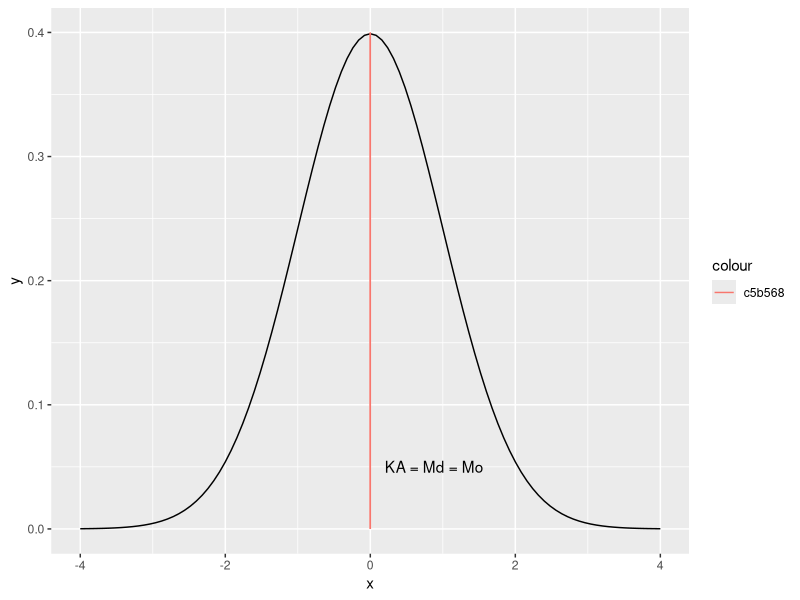
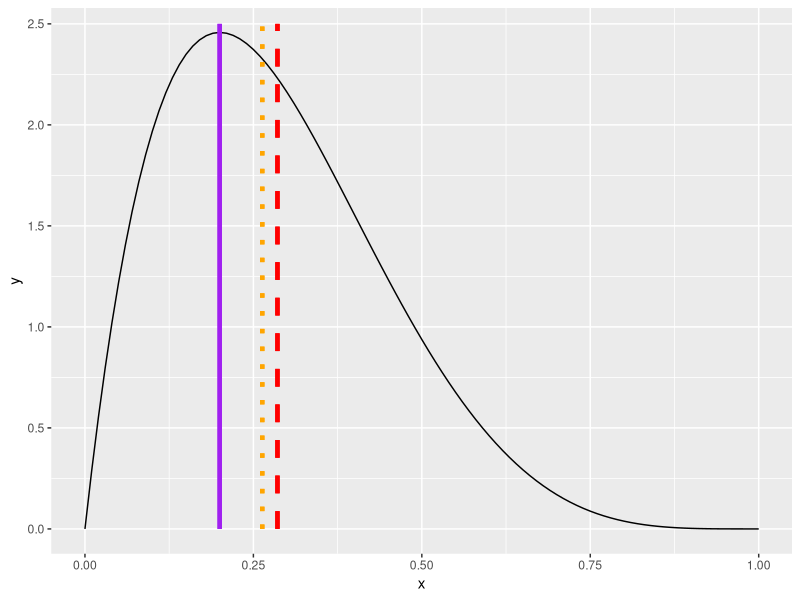
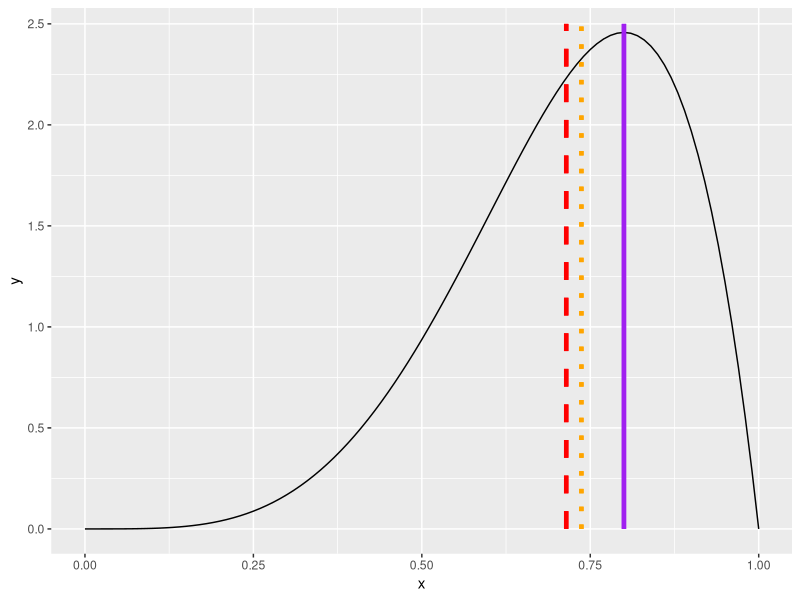

Write the R code that produced these figures, in order.
## ---- chunk 1
#| label: fig-normaalijakauma
#| fig-cap: "Normaalijakauma. Keskiarvo, mediaani ja moodi ovat kaikki samoja, eli nolla."
#| echo: false
library("ggplot2")

ggplot(
  data.frame(x = c(-4, 4)),
  aes(x = x)) + 
  stat_function(fun = dnorm) +
  geom_segment(
    aes(
      x = 0,
      y = 0,
      xend = 0,
      yend = 0.4,
      col = "c5b568"
    )
  ) + 
  annotate(
    "text",
    x = 0.2,
    y = 0.05,
    label = "KA = Md = Mo",
    angle = 0,
    hjust = 0
  )
## ---- chunk 2
#| label: fig-gamma-ja-beta
#| fig-cap: "Kaksi jakaumaa, jotka nojaavat eri suuntiin. Keskiarvo on merkitty punaisella katkoviivalla, mediaani oranssilla pisteviivalla, ja moodi lilalla viivalla."
#| fig-subcap: 
#| - "Betajakauma, alfa = 2 ja beta = 5"
#| - "Betajakauma, alfa = 5 ja beta = 2"
#| echo: false
#| layout-ncol: 2

library("ggplot2")
alpha1 <- beta2 <- 2
beta1 <- alpha2 <- 5

mean1 <- alpha1 / (alpha1 + beta1)
mean2 <- alpha2 / (alpha2 + beta2)
med1 <- (alpha1 - 1/3) / (alpha1 + beta1 - 2/3)
med2 <- (alpha2 - 1/3) / (alpha2 + beta2 - 2/3)
mode1 <- (alpha1 - 1) / (alpha1 + beta1 - 2)
mode2 <- (alpha2 - 1) / (alpha2 + beta2 - 2)

ggplot(
  data.frame(x = c(0, 1)), aes(x = x)) +
  stat_function(fun = dbeta, args = list(shape1 = alpha1, shape2 = beta1)) + 
  geom_segment(
    x = mean1,
    y = 0,
    xend = mean1,
    yend = 2.5,
    col = "red",
    linetype = "dashed",
    linewidth = 1.5
  ) + 
  geom_segment(
    x = med1,
    y = 0,
    xend = med1,
    yend = 2.5,
    col = "orange",
    linetype = "dotted",
    linewidth = 1.5
  ) + 
  geom_segment(
    x = mode1,
    y = 0,
    xend = mode1,
    yend = 2.5,
    col = "purple",
    linewidth = 1.5
  )

ggplot(
  data.frame(x = c(0, 1)), aes(x = x)) +
  stat_function(fun = dbeta, args = list(shape1 = alpha2, shape2 = beta2)) + 
  geom_segment(
    x = mean2,
    y = 0,
    xend = mean2,
    yend = 2.5,
    col = "red",
    linetype = "dashed",
    linewidth = 1.5
  ) + 
  geom_segment(
    x = med2,
    y = 0,
    xend = med2,
    yend = 2.5,
    col = "orange",
    linetype = "dotted",
    linewidth = 1.5
  ) + 
  geom_segment(
    x = mode2,
    y = 0,
    xend = mode2,
    yend = 2.5,
    col = "purple",
    linewidth = 1.5
  )


